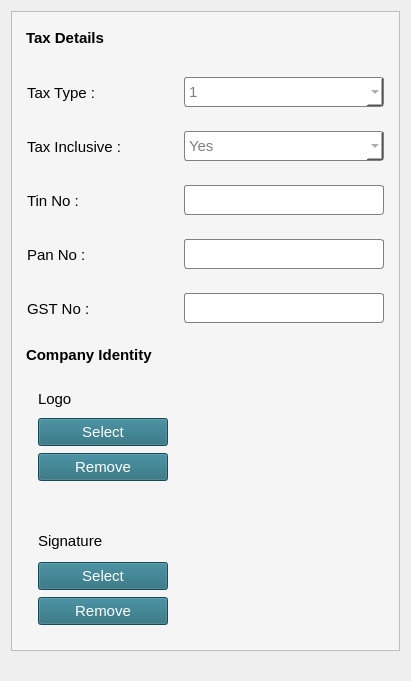
   <widget class="QWidget" name="formLayoutWidget_3">
    <property name="geometry">
     <rect>
      <x>530</x>
      <y>20</y>
      <width>411</width>
      <height>681</height>
     </rect>
    </property>
    <layout class="QFormLayout" name="formLayout_4">
     <property name="verticalSpacing">
      <number>10</number>
     </property>
     <property name="bottomMargin">
      <number>10</number>
     </property>
     <item row="0" column="0" colspan="2">
      <widget class="QFrame" name="frame_2">
       <property name="styleSheet">
        <string notr="true">background-color: whitesmoke;</string>
       </property>
       <property name="frameShape">
        <enum>QFrame::StyledPanel</enum>
       </property>
       <property name="frameShadow">
        <enum>QFrame::Raised</enum>
       </property>
       <layout class="QGridLayout" name="gridLayout_2">
        <item row="0" column="0">
         <layout class="QVBoxLayout" name="verticalLayout_4">
          <item>
           <widget class="QLabel" name="label_10">
            <property name="minimumSize">
             <size>
              <width>359</width>
              <height>34</height>
             </size>
            </property>
            <property name="maximumSize">
             <size>
              <width>359</width>
              <height>34</height>
             </size>
            </property>
            <property name="font">
             <font>
              <pointsize>11</pointsize>
              <weight>75</weight>
              <bold>true</bold>
             </font>
            </property>
            <property name="text">
             <string>Tax Details</string>
            </property>
           </widget>
          </item>
          <item>
           <layout class="QHBoxLayout" name="horizontalLayout_9">
            <property name="topMargin">
             <number>15</number>
            </property>
            <property name="bottomMargin">
             <number>15</number>
            </property>
            <item>
             <widget class="QLabel" name="label_11">
              <property name="minimumSize">
               <size>
                <width>150</width>
                <height>33</height>
               </size>
              </property>
              <property name="maximumSize">
               <size>
                <width>150</width>
                <height>33</height>
               </size>
              </property>
              <property name="font">
               <font>
                <pointsize>11</pointsize>
               </font>
              </property>
              <property name="text">
               <string>Tax Type : </string>
              </property>
             </widget>
            </item>
            <item>
             <widget class="QComboBox" name="comboBox_4">
              <property name="minimumSize">
               <size>
                <width>200</width>
                <height>30</height>
               </size>
              </property>
              <property name="maximumSize">
               <size>
                <width>200</width>
                <height>30</height>
               </size>
              </property>
              <property name="font">
               <font>
                <pointsize>11</pointsize>
               </font>
              </property>
              <property name="styleSheet">
               <string notr="true">border-radius:3px;
border:1px solid gray;
background-color:white;
color:gray;</string>
              </property>
              <item>
               <property name="text">
                <string>1</string>
               </property>
              </item>
              <item>
               <property name="text">
                <string>2</string>
               </property>
              </item>
             </widget>
            </item>
           </layout>
          </item>
          <item>
           <layout class="QHBoxLayout" name="horizontalLayout_10">
            <property name="bottomMargin">
             <number>15</number>
            </property>
            <item>
             <widget class="QLabel" name="label_12">
              <property name="minimumSize">
               <size>
                <width>150</width>
                <height>33</height>
               </size>
              </property>
              <property name="maximumSize">
               <size>
                <width>150</width>
                <height>33</height>
               </size>
              </property>
              <property name="font">
               <font>
                <pointsize>11</pointsize>
               </font>
              </property>
              <property name="text">
               <string>Tax Inclusive :</string>
              </property>
             </widget>
            </item>
            <item>
             <widget class="QComboBox" name="comboBox_5">
              <property name="minimumSize">
               <size>
                <width>200</width>
                <height>30</height>
               </size>
              </property>
              <property name="maximumSize">
               <size>
                <width>200</width>
                <height>30</height>
               </size>
              </property>
              <property name="font">
               <font>
                <pointsize>11</pointsize>
               </font>
              </property>
              <property name="styleSheet">
               <string notr="true">border-radius:3px;
border:1px solid gray;
background-color:white;
color:gray;</string>
              </property>
              <item>
               <property name="text">
                <string>Yes</string>
               </property>
              </item>
              <item>
               <property name="text">
                <string>No</string>
               </property>
              </item>
             </widget>
            </item>
           </layout>
          </item>
          <item>
           <layout class="QHBoxLayout" name="horizontalLayout_11">
            <property name="bottomMargin">
             <number>15</number>
            </property>
            <item>
             <widget class="QLabel" name="label_13">
              <property name="minimumSize">
               <size>
                <width>150</width>
                <height>33</height>
               </size>
              </property>
              <property name="maximumSize">
               <size>
                <width>150</width>
                <height>33</height>
               </size>
              </property>
              <property name="font">
               <font>
                <pointsize>11</pointsize>
               </font>
              </property>
              <property name="text">
               <string>Tin No :</string>
              </property>
             </widget>
            </item>
            <item>
             <widget class="QLineEdit" name="lineEdit_5">
              <property name="minimumSize">
               <size>
                <width>200</width>
                <height>30</height>
               </size>
              </property>
              <property name="maximumSize">
               <size>
                <width>200</width>
                <height>30</height>
               </size>
              </property>
              <property name="font">
               <font>
                <pointsize>11</pointsize>
               </font>
              </property>
              <property name="styleSheet">
               <string notr="true">border-radius:3px;
border:1px solid gray;
background-color:white;
color:gray;</string>
              </property>
             </widget>
            </item>
           </layout>
          </item>
          <item>
           <layout class="QHBoxLayout" name="horizontalLayout_12">
            <property name="bottomMargin">
             <number>15</number>
            </property>
            <item>
             <widget class="QLabel" name="label_14">
              <property name="minimumSize">
               <size>
                <width>150</width>
                <height>33</height>
               </size>
              </property>
              <property name="maximumSize">
               <size>
                <width>150</width>
                <height>33</height>
               </size>
              </property>
              <property name="font">
               <font>
                <pointsize>11</pointsize>
               </font>
              </property>
              <property name="text">
               <string>Pan No :</string>
              </property>
             </widget>
            </item>
            <item>
             <widget class="QLineEdit" name="lineEdit_6">
              <property name="minimumSize">
               <size>
                <width>200</width>
                <height>30</height>
               </size>
              </property>
              <property name="maximumSize">
               <size>
                <width>200</width>
                <height>30</height>
               </size>
              </property>
              <property name="font">
               <font>
                <pointsize>11</pointsize>
               </font>
              </property>
              <property name="styleSheet">
               <string notr="true">border-radius:3px;
border:1px solid gray;
background-color:white;
color:gray;</string>
              </property>
             </widget>
            </item>
           </layout>
          </item>
          <item>
           <layout class="QHBoxLayout" name="horizontalLayout_15">
            <property name="bottomMargin">
             <number>15</number>
            </property>
            <item>
             <widget class="QLabel" name="label_20">
              <property name="minimumSize">
               <size>
                <width>150</width>
                <height>33</height>
               </size>
              </property>
              <property name="maximumSize">
               <size>
                <width>150</width>
                <height>33</height>
               </size>
              </property>
              <property name="font">
               <font>
                <pointsize>11</pointsize>
               </font>
              </property>
              <property name="text">
               <string>GST No :</string>
              </property>
             </widget>
            </item>
            <item>
             <widget class="QLineEdit" name="lineEdit_7">
              <property name="minimumSize">
               <size>
                <width>200</width>
                <height>30</height>
               </size>
              </property>
              <property name="maximumSize">
               <size>
                <width>200</width>
                <height>30</height>
               </size>
              </property>
              <property name="font">
               <font>
                <pointsize>11</pointsize>
               </font>
              </property>
              <property name="styleSheet">
               <string notr="true">border-radius:3px;
border:1px solid gray;
background-color:white;
color:gray;</string>
              </property>
             </widget>
            </item>
           </layout>
          </item>
          <item>
           <widget class="QLabel" name="label_15">
            <property name="font">
             <font>
              <pointsize>11</pointsize>
              <weight>75</weight>
              <bold>true</bold>
             </font>
            </property>
            <property name="text">
             <string>Company Identity</string>
            </property>
           </widget>
          </item>
          <item>
           <layout class="QHBoxLayout" name="horizontalLayout_13">
            <property name="topMargin">
             <number>15</number>
            </property>
            <property name="bottomMargin">
             <number>15</number>
            </property>
            <item>
             <layout class="QVBoxLayout" name="verticalLayout_2">
              <item>
               <widget class="QLabel" name="label_16">
                <property name="sizePolicy">
                 <sizepolicy hsizetype="Preferred" vsizetype="Preferred">
                  <horstretch>0</horstretch>
                  <verstretch>0</verstretch>
                 </sizepolicy>
                </property>
                <property name="minimumSize">
                 <size>
                  <width>130</width>
                  <height>25</height>
                 </size>
                </property>
                <property name="maximumSize">
                 <size>
                  <width>130</width>
                  <height>25</height>
                 </size>
                </property>
                <property name="font">
                 <font>
                  <pointsize>11</pointsize>
                 </font>
                </property>
                <property name="styleSheet">
                 <string notr="true"/>
                </property>
                <property name="text">
                 <string>Logo</string>
                </property>
               </widget>
              </item>
              <item>
               <widget class="QPushButton" name="pushButton">
                <property name="minimumSize">
                 <size>
                  <width>130</width>
                  <height>28</height>
                 </size>
                </property>
                <property name="maximumSize">
                 <size>
                  <width>130</width>
                  <height>28</height>
                 </size>
                </property>
                <property name="font">
                 <font>
                  <pointsize>11</pointsize>
                 </font>
                </property>
                <property name="styleSheet">
                 <string notr="true">background-color: rgb(33, 103, 120);
color:white;</string>
                </property>
                <property name="text">
                 <string>Select</string>
                </property>
               </widget>
              </item>
              <item>
               <widget class="QPushButton" name="pushButton_2">
                <property name="minimumSize">
                 <size>
                  <width>130</width>
                  <height>28</height>
                 </size>
                </property>
                <property name="maximumSize">
                 <size>
                  <width>130</width>
                  <height>28</height>
                 </size>
                </property>
                <property name="font">
                 <font>
                  <pointsize>11</pointsize>
                 </font>
                </property>
                <property name="styleSheet">
                 <string notr="true">background-color: rgb(33, 103, 120);
color:white;</string>
                </property>
                <property name="text">
                 <string>Remove</string>
                </property>
               </widget>
              </item>
             </layout>
            </item>
            <item>
             <spacer name="horizontalSpacer">
              <property name="orientation">
               <enum>Qt::Horizontal</enum>
              </property>
              <property name="sizeType">
               <enum>QSizePolicy::Fixed</enum>
              </property>
              <property name="sizeHint" stdset="0">
               <size>
                <width>85</width>
                <height>20</height>
               </size>
              </property>
             </spacer>
            </item>
            <item>
             <widget class="QLabel" name="label_18">
              <property name="minimumSize">
               <size>
                <width>100</width>
                <height>100</height>
               </size>
              </property>
              <property name="maximumSize">
               <size>
                <width>100</width>
                <height>100</height>
               </size>
              </property>
              <property name="font">
               <font>
                <pointsize>10</pointsize>
               </font>
              </property>
              <property name="text">
               <string/>
              </property>
              <property name="pixmap">
               <pixmap>:/sample/icon.png</pixmap>
              </property>
              <property name="scaledContents">
               <bool>true</bool>
              </property>
             </widget>
            </item>
           </layout>
          </item>
          <item>
           <spacer name="verticalSpacer">
            <property name="orientation">
             <enum>Qt::Vertical</enum>
            </property>
            <property name="sizeType">
             <enum>QSizePolicy::Fixed</enum>
            </property>
            <property name="sizeHint" stdset="0">
             <size>
              <width>20</width>
              <height>20</height>
             </size>
            </property>
           </spacer>
          </item>
          <item>
           <layout class="QHBoxLayout" name="horizontalLayout_14">
            <property name="bottomMargin">
             <number>15</number>
            </property>
            <item>
             <layout class="QVBoxLayout" name="verticalLayout_3">
              <item>
               <widget class="QLabel" name="label_17">
                <property name="minimumSize">
                 <size>
                  <width>130</width>
                  <height>28</height>
                 </size>
                </property>
                <property name="maximumSize">
                 <size>
                  <width>130</width>
                  <height>28</height>
                 </size>
                </property>
                <property name="font">
                 <font>
                  <pointsize>11</pointsize>
                 </font>
                </property>
                <property name="text">
                 <string>Signature</string>
                </property>
               </widget>
              </item>
              <item>
               <widget class="QPushButton" name="pushButton_3">
                <property name="minimumSize">
                 <size>
                  <width>130</width>
                  <height>28</height>
                 </size>
                </property>
                <property name="maximumSize">
                 <size>
                  <width>130</width>
                  <height>28</height>
                 </size>
                </property>
                <property name="font">
                 <font>
                  <pointsize>11</pointsize>
                 </font>
                </property>
                <property name="styleSheet">
                 <string notr="true">background-color: rgb(33, 103, 120);
color:white;</string>
                </property>
                <property name="text">
                 <string>Select</string>
                </property>
               </widget>
              </item>
              <item>
               <widget class="QPushButton" name="pushButton_4">
                <property name="minimumSize">
                 <size>
                  <width>130</width>
                  <height>28</height>
                 </size>
                </property>
                <property name="maximumSize">
                 <size>
                  <width>130</width>
                  <height>28</height>
                 </size>
                </property>
                <property name="font">
                 <font>
                  <pointsize>11</pointsize>
                 </font>
                </property>
                <property name="styleSheet">
                 <string notr="true">background-color: rgb(33, 103, 120);
color:white;</string>
                </property>
                <property name="text">
                 <string>Remove</string>
                </property>
               </widget>
              </item>
             </layout>
            </item>
            <item>
             <spacer name="horizontalSpacer_2">
              <property name="orientation">
               <enum>Qt::Horizontal</enum>
              </property>
              <property name="sizeType">
               <enum>QSizePolicy::Fixed</enum>
              </property>
              <property name="sizeHint" stdset="0">
               <size>
                <width>85</width>
                <height>20</height>
               </size>
              </property>
             </spacer>
            </item>
            <item>
             <widget class="QLabel" name="label_19">
              <property name="minimumSize">
               <size>
                <width>100</width>
                <height>100</height>
               </size>
              </property>
              <property name="maximumSize">
               <size>
                <width>100</width>
                <height>100</height>
               </size>
              </property>
              <property name="font">
               <font>
                <pointsize>10</pointsize>
               </font>
              </property>
              <property name="text">
               <string/>
              </property>
              <property name="pixmap">
               <pixmap>:/sample/hba.jpg</pixmap>
              </property>
              <property name="scaledContents">
               <bool>true</bool>
              </property>
             </widget>
            </item>
           </layout>
          </item>
         </layout>
        </item>
       </layout>
      </widget>
     </item>
    </layout>
   </widget>
